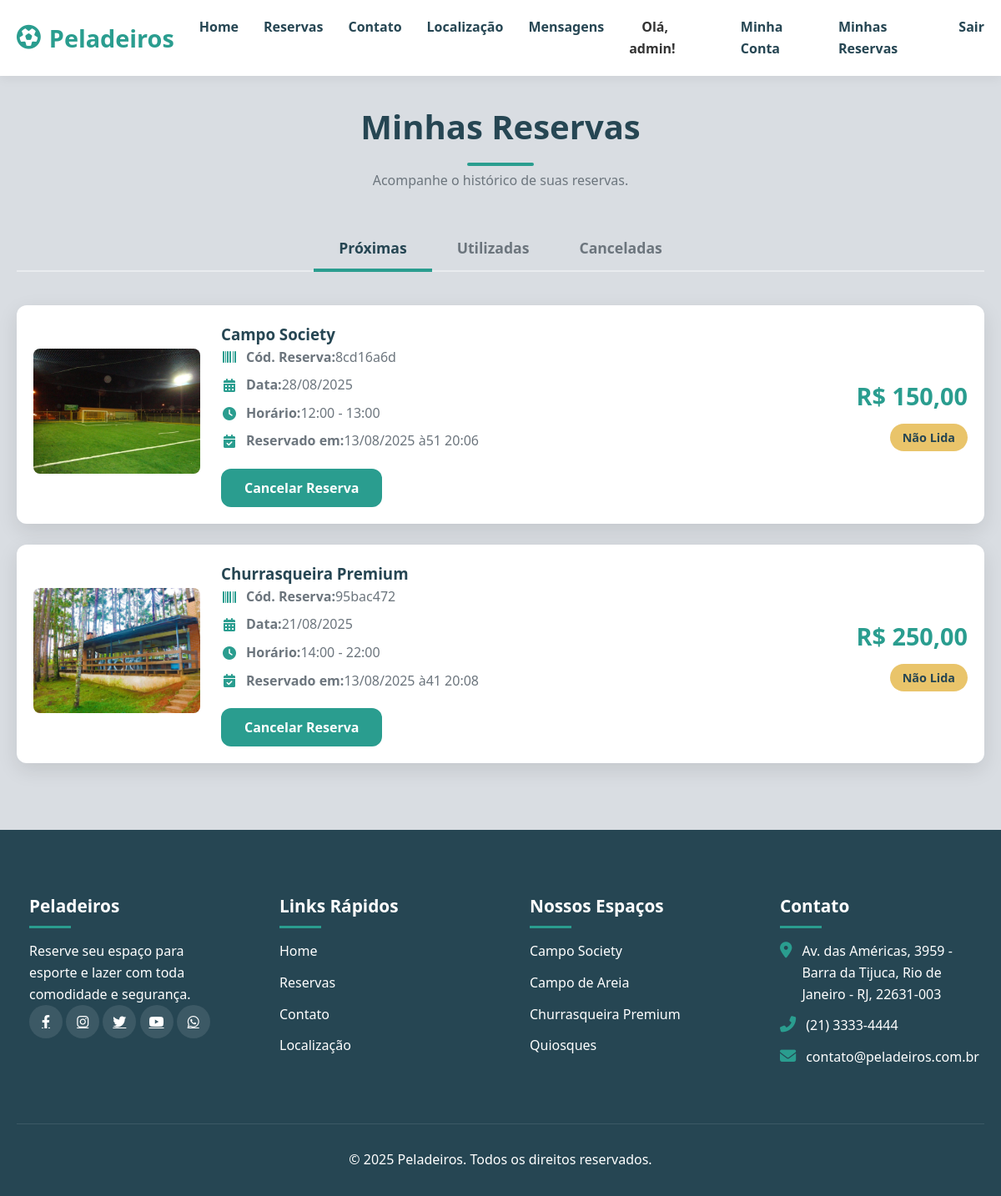
The page /minhas-reservas/ (signed in) on the database as committed earlier.
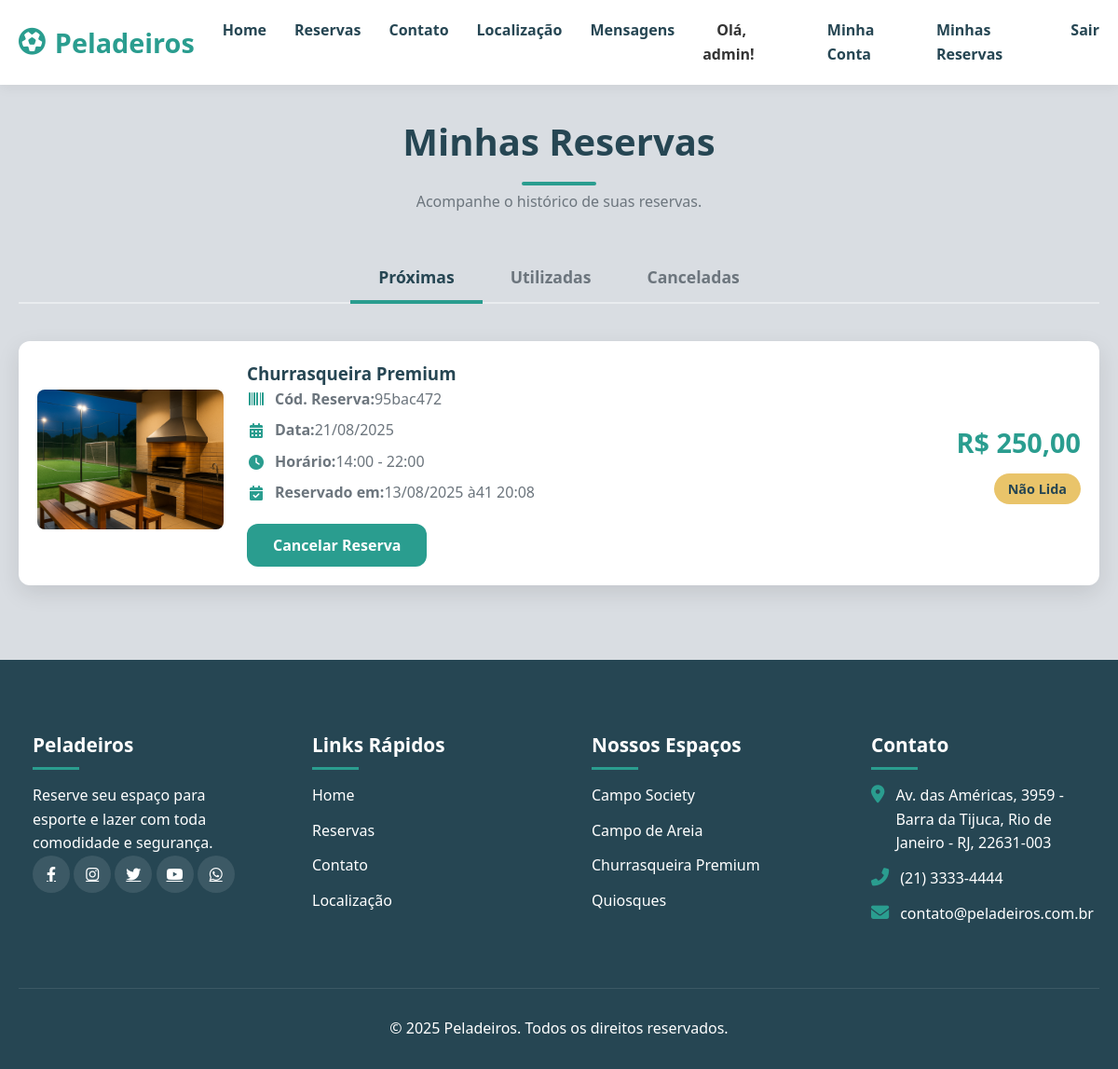
The same page on the database as committed later.
### reservas/models.py (models this page shows, shortened)
class Reserva(models.Model):
    STATUS_CHOICES = (
        ('nao_lida', 'Não Lida'),
        ('em_tratamento', 'Em Tratamento'),
        ('tratado', 'Tratado'),
        ('cancelada_pelo_usuario', 'Cancelada pelo Usuário'), # NOVO STATUS
    )
    codigo_reserva = models.UUIDField(default=uuid.uuid4, editable=False, unique=True, null=True)
    espaco = models.ForeignKey(Espaco, on_delete=models.PROTECT, related_name='reservas')
    usuario = models.ForeignKey(settings.AUTH_USER_MODEL, on_delete=models.PROTECT, related_name='reservas_feitas')
    data_inicio = models.DateTimeField()
    data_fim = models.DateTimeField()
    preco_final = models.DecimalField(max_digits=10, decimal_places=2)
    status = models.CharField(max_length=30, choices=STATUS_CHOICES, default='nao_lida') # Aumentar max_length
    observacoes_admin = models.TextField(
        blank=True,
        null=True,
        verbose_name="Observações do Administrador",
        help_text="Anotações internas visíveis apenas para a administração."
    )
    data_criacao = models.DateTimeField(auto_now_add=True)

class Espaco(models.Model):
    MODELO_COBRANCA_CHOICES = (('hora', 'Por Hora'), ('periodo', 'Por Período'))
    TIPO_CHOICES = (('campo', 'Campo'), ('churrasqueira', 'Churrasqueira'), ('quiosque', 'Quiosque'))
    nome = models.CharField(max_length=100)
    descricao = models.TextField(blank=True, null=True)
    foto = models.ImageField(upload_to='espacos_fotos/', blank=True, null=True)
    tipo = models.CharField(max_length=20, choices=TIPO_CHOICES)
    capacidade = models.PositiveIntegerField()
    disponivel = models.BooleanField(default=True)
    modelo_de_cobranca = models.CharField(max_length=10, choices=MODELO_COBRANCA_CHOICES, default='hora')

### reservas/views.py (the view)
# urls.py: path('minhas-reservas/', views.minhas_reservas, name='minhas_reservas'),
@login_required(login_url='/entrar/')
def minhas_reservas(request):
    agora = timezone.now()
    reservas_usuario = Reserva.objects.filter(usuario=request.user).order_by('-data_inicio')
    status_cancelados = ['cancelada_pelo_usuario', 'cancelada']
    proximas = reservas_usuario.exclude(status__in=status_cancelados).filter(data_fim__gte=agora)
    utilizadas = reservas_usuario.exclude(status__in=status_cancelados).filter(data_fim__lt=agora)
    canceladas = reservas_usuario.filter(status__in=status_cancelados)
    context = {
        'proximas': proximas,
        'utilizadas': utilizadas,
        'canceladas': canceladas,
    }
    return render(request, 'minhas_reservas.html', context)

### templates/minhas_reservas.html (shortened to what this page needs)
{% extends 'base.html' %}
{% load static %}
{% block content %}
<section class="user-reservations" style="padding-top: 120px; padding-bottom: 80px;">
    <div class="container">
        <h2 class="section-title">Minhas Reservas</h2>
        <p class="section-subtitle">Acompanhe o histórico de suas reservas.</p>
        <div class="tabs-container">
            <button class="tab-link active" data-tab="proximas">Próximas</button>
            <button class="tab-link" data-tab="utilizadas">Utilizadas</button>
            <button class="tab-link" data-tab="canceladas">Canceladas</button>
        </div>
        <div class="tab-content active" id="proximas">
            {% include 'partials/reserva_list.html' with reservas=proximas show_cancel_button=True %}
        </div>
    </div>
</section>
{% endblock %}

### templates/partials/reserva_list.html (shortened to what this page needs)
{% load static %}
{% if reservas %}
    <div class="reservations-list">
        {% for reserva in reservas %}
        <div class="reserva-card status-{{ reserva.status }}">
            <div class="reserva-card-img">
                <img src="{{ reserva.espaco.foto.url }}" alt="{{ reserva.espaco.nome }}">
            </div>
            <div class="reserva-card-details">
                <h3>{{ reserva.espaco.nome }}</h3>
                <p><i class="fas fa-barcode"></i><strong>Cód. Reserva:</strong> {{ reserva.codigo_reserva|stringformat:".8s" }}</p>
                <p><i class="fas fa-calendar-alt"></i><strong>Data:</strong> {{ reserva.data_inicio|date:"d/m/Y" }}</p>
                <p><i class="fas fa-clock"></i><strong>Horário:</strong> {{ reserva.data_inicio|time:"H:i" }} - {{ reserva.data_fim|time:"H:i" }}</p>
                <p><i class="fas fa-calendar-check"></i><strong>Reservado em:</strong> {{ reserva.data_criacao|date:"d/m/Y às H:i" }}</p>
                {% if show_cancel_button %}
                <form action="{% url 'reservas:cancelar_reserva' reserva.id %}" method="POST" class="cancel-form" onsubmit="return confirm('Tem certeza que deseja cancelar esta reserva?');">
                    <button type="submit" class="btn btn-sm btn-danger">Cancelar Reserva</button>
                </form>
                {% endif %}
            </div>
            <div class="reserva-card-footer">
                <span class="reserva-price">R$ {{ reserva.preco_final }}</span>
                <span class="reserva-status">{{ reserva.get_status_display }}</span>
            </div>
        </div>
        {% endfor %}
    </div>
{% else %}
    <div class="no-reservas">
        <p>Nenhuma reserva encontrada nesta categoria.</p>
    </div>
{% endif %}

Rows that differ between the two databases and show on the page:
no longer on this page (row edited): Reserva: espaco.foto (picture), espaco.nome "Campo Society", codigo_reserva "8cd16a6d", data_inicio "28/08/2025", data_inicio "12:00", data_fim "13:00", data_criacao "13/08/2025 à51 20:06", preco_final "150,00", status "Não Lida"
changed through a linked row, Reserva "95bac472": espaco.foto: a different picture
